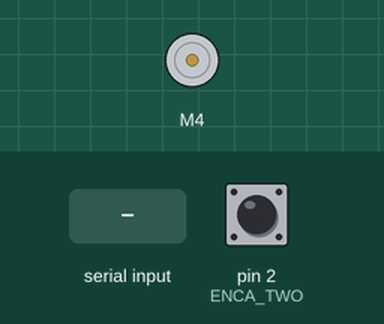
This sketch was run on a simulated Arduino Uno, built with avr-gcc and run on an emulated ATmega328P. Shown: DC motor (green arrow = forward, orange = backward, longer = faster). The inputs (shaded band) are chosen by the test bench; at power-on: pin 2 (ENCA_TWO) HIGH. What the sketch prints to the serial monitor is not drawn.

Above: at 1.3 s.
1.4 s: "90,45\n" received over Serial
At 2.9 s:
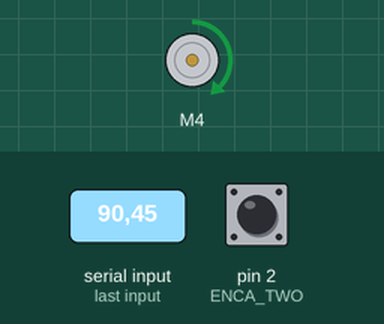
3.9 s: "30,150\n" received over Serial
At 6.1 s:
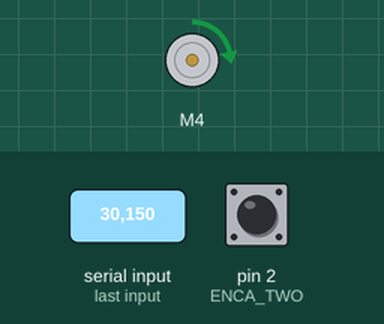
6.5 s: "200\n" received over Serial
At 8.1 s:
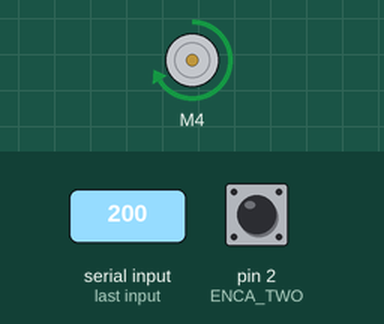
9.1 s: "90\n" received over Serial
At 11.2 s:
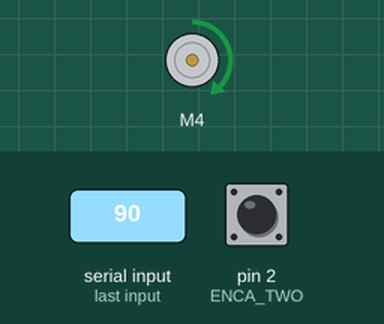
Timing chart, 0 to 12.7 s (numbered marks = the images above; inputs shaded):
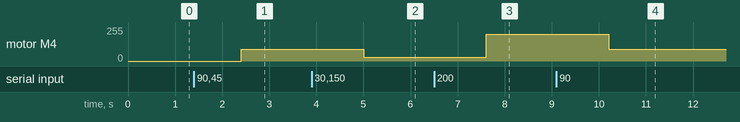

The sketch:

Q_learning.ino
```cpp
#include <AFMotor.h>
#define ENCA_ONE A0
#define ENCA_TWO 2
#include <util/atomic.h>
#include <math.h>

AF_DCMotor motor(4);

volatile int posi = 0;
volatile float velocity = 0;
volatile long prevT = 0;
volatile int pos_i = 0;


void setup() {

  //
  motor.setSpeed(0);
  motor.run(FORWARD);
  //
  pinMode(INPUT, ENCA_ONE);
  pinMode( INPUT, ENCA_TWO);//
  attachInterrupt(digitalPinToInterrupt(ENCA_TWO), readEncoder, RISING);
  //
  Serial.begin(9600);
}

void loop() {

int pos = 0;
float velocity2;

  ATOMIC_BLOCK(ATOMIC_RESTORESTATE){
    pos = pos_i;

    velocity2 = velocity ;
  }
int vel_to_send;
  vel_to_send=  round((velocity2*60)/(12*64));
Serial.println(vel_to_send);

delay(200);
  if (Serial.available() > 0) {

    String data_fc = Serial.readStringUntil("\r");
    data_fc.trim();

    //Serial.println(data_fc.toInt());


    //set_velocity(data_fc.toInt()) ;

    motor.setSpeed(data_fc.toInt());

    //if(data_fc =="1"){

    //forward();
    //}

    //if(data_fc =="0"){
    //v_zero();
    //  }

    //if(data_fc =="-1"){

    //backward();
    //}

   }


}

void forward() {
  motor.run(FORWARD);
}
void backward() {
  motor.run(BACKWARD);
}
void v_zero() {
  motor.run(RELEASE);
}

int set_velocity(int vel)   //from [0,255]
{
  motor.setSpeed(vel);
}

void readEncoder()
{

  int b = digitalRead(ENCA_ONE);
  int increment = 0;

  if (b > 0) {
    increment = 1;
  }
  else {
    increment = -1;
  }
  pos_i = pos_i + increment;
  long currT = micros();
  float deltaT = ((float)(currT - prevT)) / 1.0e6 ;
  velocity = increment / deltaT;
  prevT = currT;

}
```

Measured:
- after the input at 1.4 s, motor M4: stopped → forward 90/255 after 1.0 s
- after the input at 3.9 s, motor M4: forward 90/255 → forward 30/255 after 1.1 s
- after the input at 6.5 s, motor M4: forward 30/255 → forward 200/255 after 1.1 s
- after the input at 9.1 s, motor M4: forward 200/255 → forward 90/255 after 1.1 s
